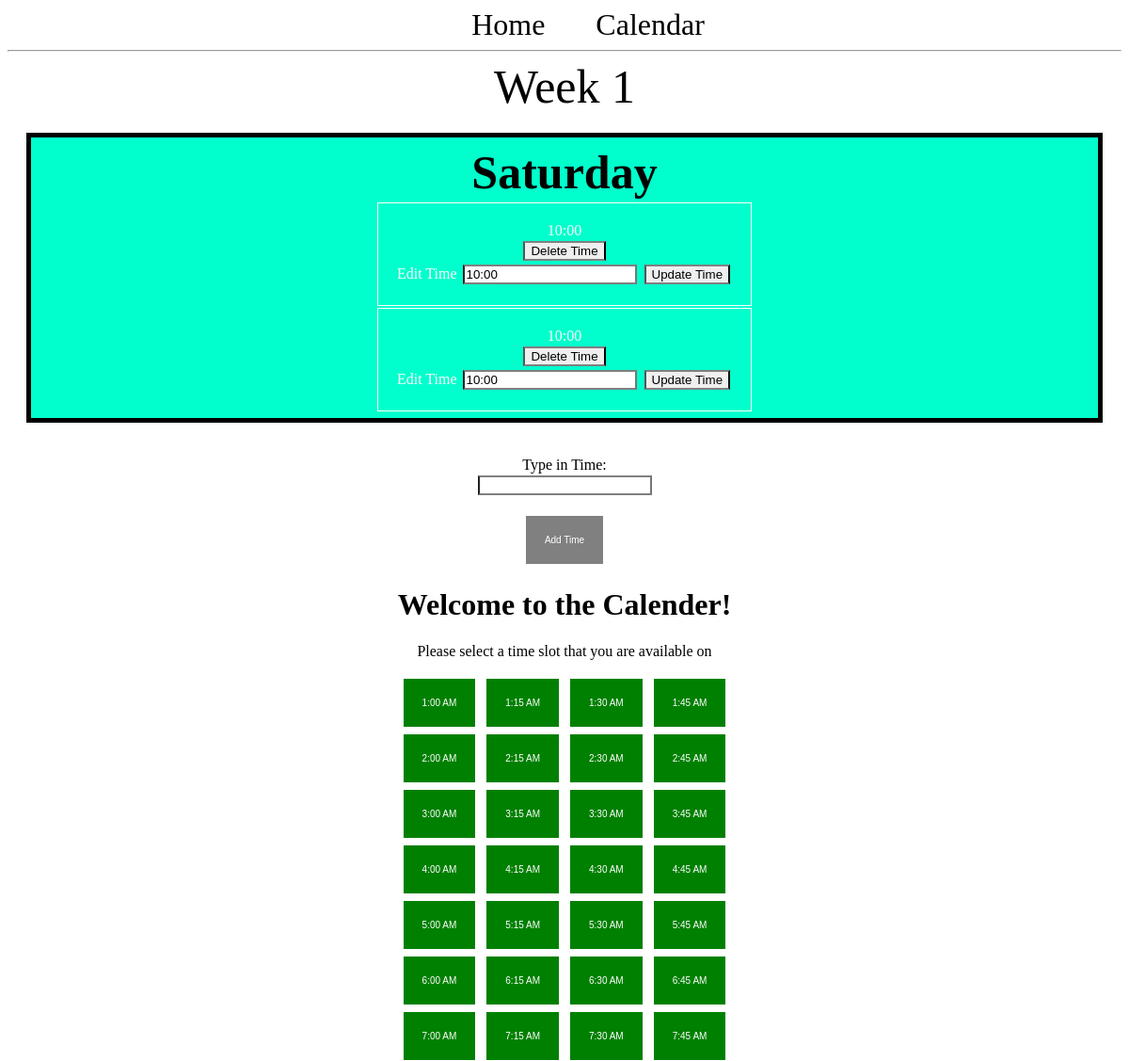
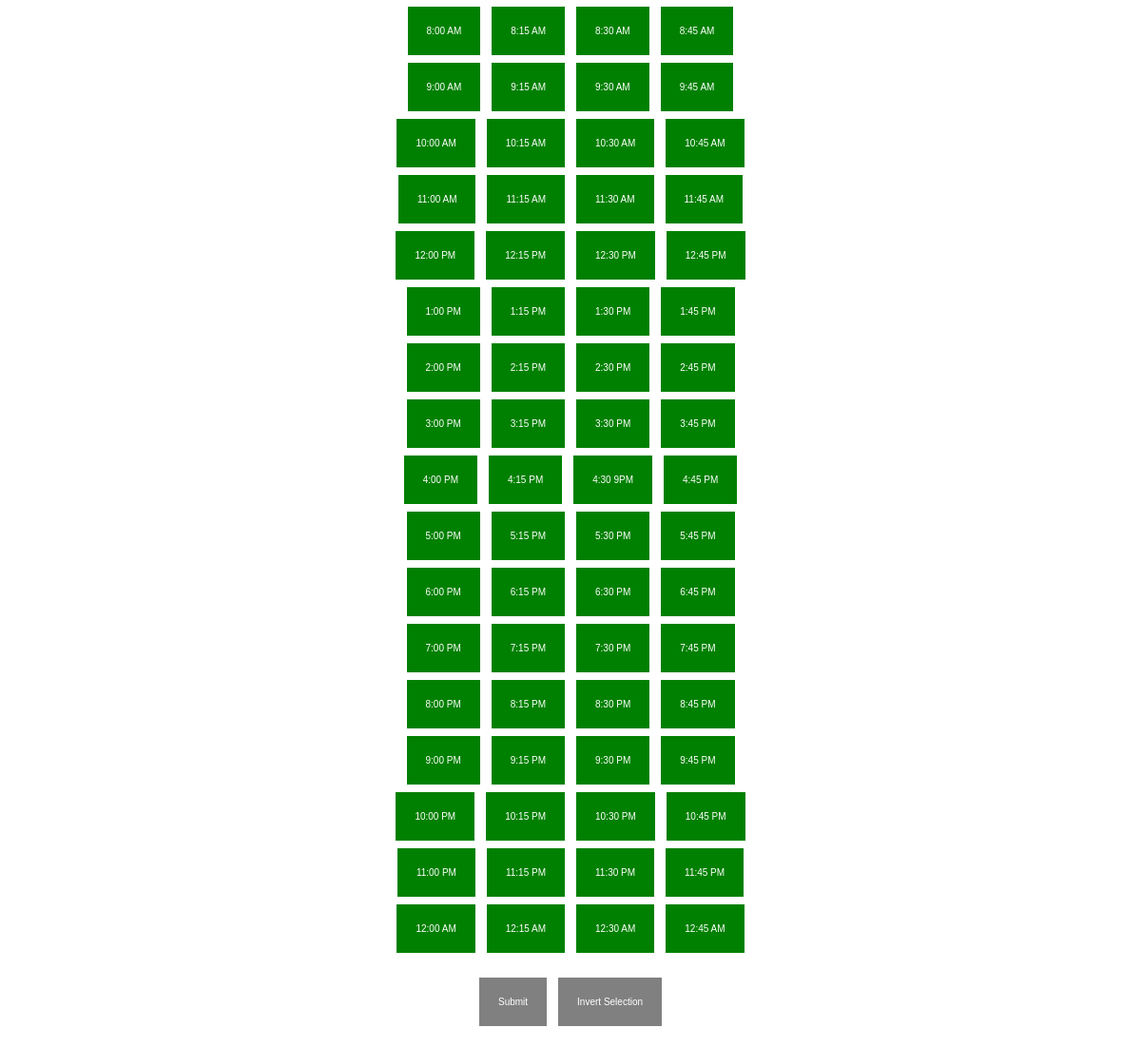
Screenshot of /day/6/ with the database file from the repository (2 pictures, top to bottom).
### app.py (models this page shows, shortened)
class Day(db.Model):
  id = db.Column(db.Integer, primary_key=True)
  day = db.Column(db.String(100), nullable=False)
  week_id = db.Column(db.Integer, db.ForeignKey('week.id'))
  times = db.relationship('Time', backref='day')

class Time(db.Model):
  id = db.Column(db.Integer, primary_key=True)
  time = db.Column(db.String(100))
  day_id = db.Column(db.Integer, db.ForeignKey('day.id'))

### app.py (the view)
@app.route('/day/<int:day_id>/', methods=('GET', 'POST'))
def display_day(day_id):
  day = Day.query.get_or_404(day_id)
  if request.method == 'POST':
    time = Time(time=request.form['time'], day=day) #Needs to be updated to handle an array -SL
    db.session.add(time)
    db.session.commit()
    return redirect(url_for('display_day', day_id=day.id))
  return render_template('calendar.html', day=day)

### templates/calendar.html (shortened to what this page needs)
<!DOCTYPE html>
<html>
<head>
  <link rel="stylesheet" href="{{url_for('static', filename='base.css')}}"/>
</head>
<nav>
  <a href="/">Home</a>
  <a href="{{ url_for('index') }}">Calendar</a>
</nav>
<hr>
<head>
  <link href="{{ url_for('static', filename='./style.css') }}" rel="stylesheet" type="text/css"/>
</head>
  {% block content %}
  <span class="title"<h1>{% block title %} Week {{day.week_id}} {% endblock %}</h1></span>
  <div class="content">
    <div class="month">
      <div class="content">
          <table class="day">
            <tr>
              <th class="title">{{day.day}}</th>
            </tr>
            {% for time in day.times %}
              <tr>
                <td>
                  {{time.time}}
                  <div>
                    <form method="POST" action="{{ url_for('delete_time', time_id=time.id) }}">
                      <input type="submit" value="Delete Time" onclick="return confirm('Are you sure you want to delete this time?')">
                    </form>
                  </div>
                  <div>
                    <form method="PUT" action="{{ url_for('edit_time', time_id=time.id) }}">
                        <label for="time">Edit Time</label>
                        <input type="text" name="time" value={{time.time}} placeholder="Time"></input>
                        <input type="submit" value="Update Time"></input>
                    </form>
                  </div>
                </td>
              </tr>
            {% endfor %}
          </table>
      </div>
    </div>
  </div>
{% endblock %}
<form method="post">
  <p>
    <label for="time">Type in Time:</label><br>
    <input type="text" id="time" name="time"><br>
  </p>
  <p>
    <button type="submit" id="retroSubmit">Add Time</button>
  </p>
</form>
<body>
  <h1> Welcome to the Calender!</h1>
  <p> Please select a time slot that you are available on </p>
  <button id="01:00">1:00 AM</button>
  <button id="01:15">1:15 AM</button>
  <button id="01:30">1:30 AM</button>
  <button id="01:45">1:45 AM</button>
  <br>
  <button id="02:00">2:00 AM</button>
  <button id="02:15">2:15 AM</button>
  <button id="02:30">2:30 AM</button>
  <button id="02:45">2:45 AM</button>
  <br>
  <button id="03:00">3:00 AM</button>
  <button id="03:15">3:15 AM</button>
  <button id="03:30">3:30 AM</button>
  <button id="03:45">3:45 AM</button>
  <br>
  <button id="04:00">4:00 AM</button>
  <button id="04:15">4:15 AM</button>
  <button id="04:30">4:30 AM</button>
  <button id="04:45">4:45 AM</button>
  <br>
  <button id="05:00">5:00 AM</button>
  <button id="05:15">5:15 AM</button>
  <button id="05:30">5:30 AM</button>
  <button id="05:45">5:45 AM</button>
  <br>
  <button id="06:00">6:00 AM</button>
  <button id="06:15">6:15 AM</button>
  <button id="06:30">6:30 AM</button>
  <button id="06:45">6:45 AM</button>
  <br>
  <button id="07:00">7:00 AM</button>
  <button id="07:15">7:15 AM</button>
  <button id="07:30">7:30 AM</button>
  <button id="07:45">7:45 AM</button>
  <br>
  <button id="08:00">8:00 AM</button>
  <button id="08:15">8:15 AM</button>
  <button id="08:30">8:30 AM</button>
  <button id="08:45">8:45 AM</button>
  <br>
  <button id="09:00">9:00 AM</button>
  <button id="09:15">9:15 AM</button>
  <button id="09:30">9:30 AM</button>
  <button id="09:45">9:45 AM</button>
  <br>
  <button id="10:00">10:00 AM</button>
  <button id="10:15">10:15 AM</button>
  <button id="10:30">10:30 AM</button>
  <button id="10:45">10:45 AM</button>
  <br>
  <button id="11:00">11:00 AM</button>
  <button id="11:15">11:15 AM</button>
  <button id="11:30">11:30 AM</button>
  <button id="11:45">11:45 AM</button>
  <br>
  <button id="12:00">12:00 PM</button>
  <button id="12:15">12:15 PM</button>
  <button id="12:30">12:30 PM</button>
  <button id="12:45">12:45 PM</button>
  <br>
  <button id="13:00">1:00 PM</button>
  <button id="13:15">1:15 PM</button>
  <button id="13:30">1:30 PM</button>
  <button id="13:45">1:45 PM</button>
  <br>
  <button id="14:00">2:00 PM</button>
  <button id="14:15">2:15 PM</button>
  <button id="14:30">2:30 PM</button>
  <button id="14:45">2:45 PM</button>
  <br>
  <button id="15:00">3:00 PM</button>
  <button id="15:15">3:15 PM</button>
  <button id="15:30">3:30 PM</button>
  <button id="15:45">3:45 PM</button>
  <br>
  <button id="16:00">4:00 PM</button>
  <button id="16:15">4:15 PM</button>
  <button id="16:30">4:30 9PM</button>
  <button id="16:45">4:45 PM</button>
  <br>
  <button id="17:00">5:00 PM</button>
  <button id="17:15">5:15 PM</button>
  <button id="17:30">5:30 PM</button>
  <button id="17:45">5:45 PM</button>
  <br>
  <button id="18:00">6:00 PM</button>
  <button id="18:15">6:15 PM</button>
  <button id="18:30">6:30 PM</button>
  <button id="18:45">6:45 PM</button>
  <br>
  <button id="19:00">7:00 PM</button>
  <button id="19:15">7:15 PM</button>
  <button id="19:30">7:30 PM</button>
  <button id="19:45">7:45 PM</button>
  <br>
  <button id="20:00">8:00 PM</button>
  <button id="20:15">8:15 PM</button>
  <button id="20:30">8:30 PM</button>
  <button id="20:45">8:45 PM</button>
  <br>
  <button id="21:00">9:00 PM</button>
  <button id="21:15">9:15 PM</button>
  <button id="21:30">9:30 PM</button>
  <button id="21:45">9:45 PM</button>
  <br>
  <button id="22:00">10:00 PM</button>
  <button id="22:15">10:15 PM</button>
  <button id="22:30">10:30 PM</button>
  <button id="22:45">10:45 PM</button>
  <br>
  <button id="23:00">11:00 PM</button>
  <button id="23:15">11:15 PM</button>
  <button id="23:30">11:30 PM</button>
  <button id="23:45">11:45 PM</button>
  <br>
  <button id="24:00">12:00 AM</button>
  <button id="24:15">12:15 AM</button>
  <button id="24:30">12:30 AM</button>
  <button id="24:45">12:45 AM</button>
  <br> <br>
  <button id="btnSubmit" onclick="postTimes()">Submit</button>
  <button id="btnInvert">Invert Selection</button>
  <br><br>
</body>
</html>

### static/base.css (style rules this page uses)
.title { text-align: center; margin: 10px; width: 100%; font-size: 50px; }
.day { margin-left: auto; margin-right: auto; }
.content { width: 100%; display: flex; flex-direction: row; flex-wrap: wrap; }
.month { text-align: center; flex: 20%; padding: 5px; margin: 20px; width: 100%; background-color: #00ffcc; border: 5px solid black; }
a:link { text-decoration: none; color: black; }
input { margin: 2px; border-top: 2px solid gray; border-bottom: 2px solid gray; }
td { border: 1px solid white; color: #FFFF; padding: 20px; }
nav a { color: #000066; font-size: 2em; margin-left: 50px; text-decoration: none; }
html { height: 100%; width: 100%; }
button { background-color: gray; border: none; color: white; padding: 20px; text-align: center; text-decoration: none; display: inline-block; font-size: 10px; margin: 4px; }

### static/style.css (style rules this page uses)
html { height: 100%; width: 100%; }
button { background-color: gray; border: none; color: white; padding: 20px; text-align: center; text-decoration: none; display: inline-block; font-size: 10px; margin: 4px; }

### templates/calendar.html (style rules this page uses)
h1 { text-align: center; }
p { text-align: center; }
div { text-align: center; }
body { text-align: center; }

### rows the page displays
Day: week_id "1", day "Saturday"
Time: time "10:00"
Time: time "10:00"
